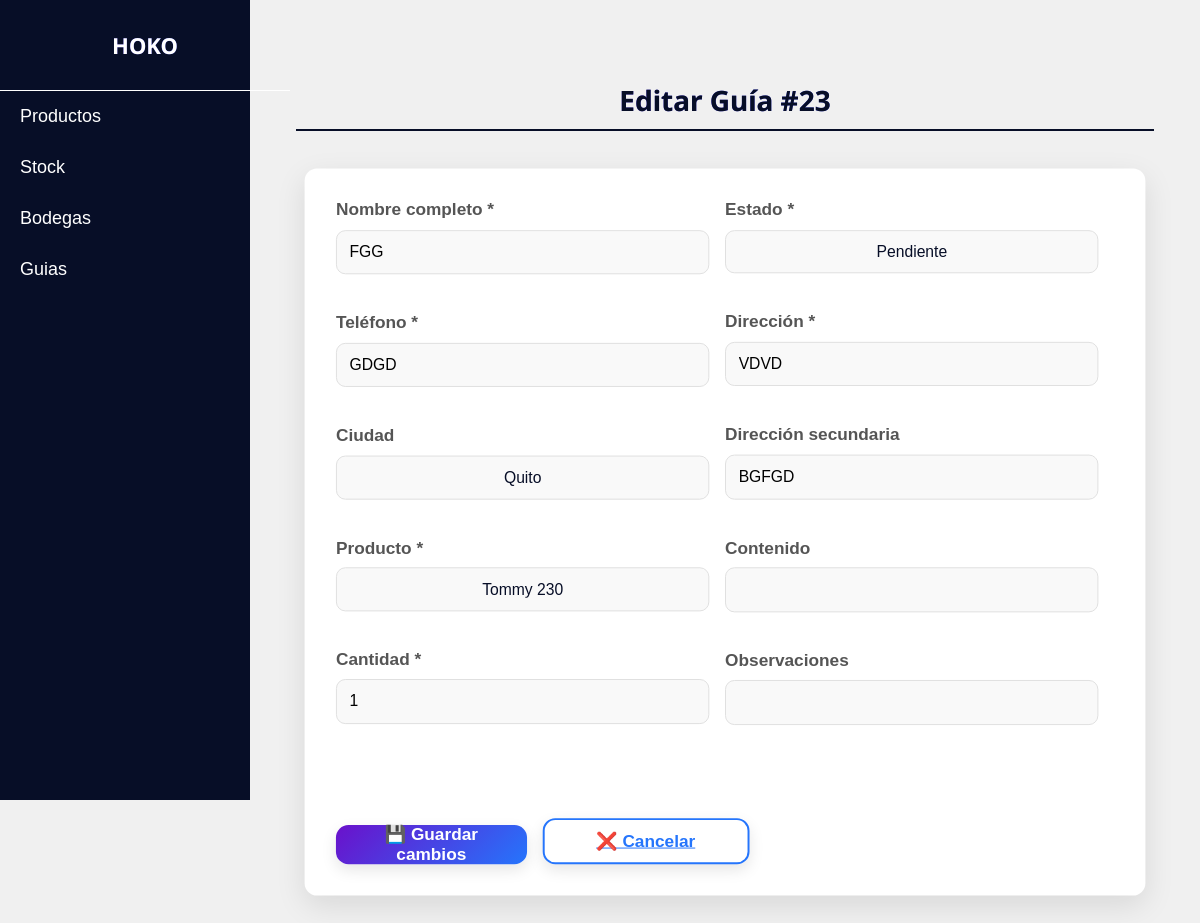
The app's page /guias/23/editar/ with its own data.
### envios/models.py (models this page shows, shortened)
class GuiaEnvio(models.Model):
    ESTADO_CHOICES = [
        ('pendiente', 'Pendiente'),
        ('preparacion', 'En preparación'),
        ('transito', 'En tránsito'),
        ('entregado', 'Entregado'),
        ('cancelado', 'Cancelado'),
    ]
    CIUDAD_CHOICES = [
        ('Guayaquil', 'Guayaquil'),
        ('Quito', 'Quito'),
    ]
    cliente_nombre = models.CharField(max_length=100)
    cliente_telefono = models.CharField(max_length=20)
    cliente_ciudad = models.CharField(
        max_length=50,
        choices=CIUDAD_CHOICES,
        verbose_name='Ciudad'
    )
    cliente_direccion = models.TextField()
    cliente_direccion2 = models.TextField(blank=True, null=True)
    producto = models.ForeignKey(Producto, on_delete=models.PROTECT, related_name='guias')
    cantidad = models.PositiveIntegerField(default=1)
    contenido = models.CharField(max_length=100, blank=True, null=True)
    observaciones = models.TextField(blank=True, null=True)
    estado = models.CharField(max_length=20, choices=ESTADO_CHOICES, default='pendiente')
    codigo_seguimiento = models.CharField(max_length=20, unique=True, blank=True)
    fecha_creacion = models.DateTimeField(auto_now_add=True, verbose_name="Fecha y hora de creación")
    fecha_actualizacion = models.DateTimeField(auto_now=True, verbose_name="Fecha y hora de modificación")
    class Meta:
        ordering = ['-fecha_creacion']
        verbose_name = 'Guía de Envío'
        verbose_name_plural = 'Guías de Envío'

### envios/views.py (the view)
# urls.py: path('guias/<int:id>/editar/', views.editar_guia, name='editar_guia'),  # Corregido
def editar_guia(request, id):
    guia = get_object_or_404(GuiaEnvio, id=id)
    if request.method == 'POST':
        form = GuiaEnvioForm(request.POST, instance=guia)
        if form.is_valid():
            form.save()
            messages.success(request, f'Guía #{guia.id} actualizada correctamente.')
            return redirect('ver_guia', id=guia.id)
    else:
        form = GuiaEnvioForm(instance=guia)
    return render(request, 'guias/editar_guia.html', {
        'form': form,
        'guia': guia
    })

### envios/models.py (called while the page is built)
    def __str__(self):
        return self.nombre

### templates/guias/editar_guia.html (shortened to what this page needs)
{% extends 'base.html' %}
{% block content %}
<div class="container">
    <h1 class="text-center my-4 text-gradient">Editar Guía #{{ guia.id }}</h1>
    <form method="post" class="form-container">
        <div class="row">
            <div class="col-md-6">
                <div class="form-group">
                    <label for="{{ form.cliente_nombre.id_for_label }}">Nombre completo *</label>
                    {{ form.cliente_nombre }}
                </div>
                <div class="form-group">
                    <label for="{{ form.cliente_telefono.id_for_label }}">Teléfono *</label>
                    {{ form.cliente_telefono }}
                </div>
                <div class="form-group">
                    <label for="{{ form.cliente_ciudad.id_for_label }}">Ciudad</label>
                    {{ form.cliente_ciudad }}
                </div>
                <div class="form-group">
                    <label for="{{ form.producto.id_for_label }}">Producto *</label>
                    {{ form.producto }}
                </div>
                <div class="form-group">
                    <label for="{{ form.cantidad.id_for_label }}">Cantidad *</label>
                    {{ form.cantidad }}
                </div>
            </div>
            <div class="col-md-6">
                <div class="form-group">
                    <label for="{{ form.estado.id_for_label }}">Estado *</label>
                    {{ form.estado }}
                </div>
                <div class="form-group">
                    <label for="{{ form.cliente_direccion.id_for_label }}">Dirección *</label>
                    <input type="text" name="{{ form.cliente_direccion.name }}" class="form-control"
                        value="{{ form.cliente_direccion.value|default:'' }}" required />
                </div>
                <div class="form-group">
                    <label for="{{ form.cliente_direccion2.id_for_label }}">Dirección secundaria</label>
                    <input type="text" name="{{ form.cliente_direccion2.name }}" class="form-control"
                        value="{{ form.cliente_direccion2.value|default:'' }}" />
                </div>
                <div class="form-group">
                    <label for="{{ form.contenido.id_for_label }}">Contenido</label>
                    <input type="text" name="{{ form.contenido.name }}" class="form-control"
                        value="{{ form.contenido.value|default:'' }}" />
                </div>
                <div class="form-group">
                    <label for="{{ form.observaciones.id_for_label }}">Observaciones</label>
                    <input type="text" name="{{ form.observaciones.name }}" class="form-control"
                        value="{{ form.observaciones.value|default:'' }}" />
                </div>
            </div>
            <div class="form-actions d-flex justify-content-between align-items-center">
                <button type="submit" class="btn btn-gradient btn-action">💾 Guardar cambios</button>
                <a href="{% url 'listar_guias' %}" class="btn btn-outline btn-action">❌ Cancelar</a>
            </div>
        </div>
    </form>
</div>
{% endblock %}

### static/css/styles_productos.css (style rules this page uses)
body { font-family: 'Ubuntu', sans-serif; margin: 0; padding: 0; background-color: #f5f5f5; color: #070E27; font-size: 18px; }
h1, h2, h3 { font-family: 'Noto Sans', sans-serif; font-size: 32px; color: #070E27; }
.main-content h1 { text-align: center; font-size: 28px; font-weight: bold; color: #070E27; border-bottom: 2px solid #070E27; margin-bottom: 30px; padding-bottom: 10px; }
.btn { padding: 0.6rem 1.2rem; border: none; border-radius: 8px; background-color: #4a90e2; color: white; font-size: 0.95rem; cursor: pointer; transition: background-color 0.3s ease; height: 2.5rem; }
select { width: 100%; padding: 15px; margin-bottom: 15px; font-size: 16px; border: 1px solid #ccc; border-radius: 10px; background-color: #fff; color: #070E27; cursor: pointer; appearance: none; }
select option { padding: 15px; font-size: 16px; }
select { text-align: center; }

### static/css/styles.css (style rules this page uses)
body { font-family: 'Ubuntu', sans-serif; margin: 0; padding: 0; background-color: #f5f5f5; color: #070E27; font-size: 18px; }
h1, h2, h3 { font-family: 'Noto Sans', sans-serif; font-size: 32px; color: #070E27; }
.main-content h1 { text-align: center; font-size: 28px; font-weight: bold; color: #070E27; border-bottom: 2px solid #070E27; margin-bottom: 30px; padding-bottom: 10px; }
.form-container { display: flex; flex-wrap: wrap; gap: 20px; background-color: white; padding: 20px; border-radius: 10px; }
input, select { width: 100%; padding: 12px; margin-bottom: 15px; box-sizing: border-box; border: 1px solid #ccc; border-radius: 5px; font-size: 16px; }
label { font-weight: bold; display: block; margin-bottom: 5px; }
.btn { padding: 0.6rem 1.2rem; border: none; border-radius: 8px; background-color: #4a90e2; color: white; font-size: 0.95rem; cursor: pointer; transition: background-color 0.3s ease; height: 2.5rem; }
button, form button { background-color: #070E27; color: white; border: none; padding: 15px; width: 100%; border-radius: 5px; font-size: 16px; cursor: pointer; font-weight: bold; margin-top: auto; }
select { width: 100%; padding: 15px; margin-bottom: 15px; font-size: 16px; border: 1px solid #ccc; border-radius: 10px; background-color: #fff; color: #070E27; cursor: pointer; appearance: none; }
select option { padding: 15px; font-size: 16px; }
select { text-align: center; }

### templates/guias/editar_guia.html (style rules this page uses)
body { background-color: #f0f0f0; font-family: 'Poppins', sans-serif; color: #333; margin: 0; padding: 0; }
.container { max-width: 960px; margin: 0 auto; padding: 2rem 1rem; }
h1 { font-size: 2rem; font-weight: bold; text-align: center; margin-bottom: 2rem; background: linear-gradient(45deg, #6a11cb, #2575fc); -webkit-background-clip: text; color: transparent; }
.form-container { background-color: white; padding: 2rem; border-radius: 0.8rem; box-shadow: 0 10px 30px rgba(0, 0, 0, 0.1); transform: scale(0.98); transition: transform 0.3s; }
.form-group { margin-bottom: 1.5rem; }
.row { display: flex; flex-wrap: wrap; gap: 1rem; }
.col-md-6 { flex: 0 0 48%; max-width: 48%; }
label { font-weight: bold; margin-bottom: 0.6rem; font-size: 1.1rem; color: #555; display: block; }
input[type="text"], input[type="number"], select { width: 100%; padding: 0.8rem; border-radius: 0.6rem; border: 1px solid #e0e0e0; background-color: #f9f9f9; font-size: 1rem; transition: border-color 0.3s, box-shadow 0.3s; }
.form-actions { margin-top: 2.5rem; display: flex; justify-content: space-between; gap: 1rem; }
.btn { font-size: 1.1rem; font-weight: 600; border-radius: 0.8rem; cursor: pointer; transition: all 0.3s ease; box-shadow: 0 6px 15px rgba(0, 0, 0, 0.1); display: inline-flex; align-items: center; justify-content: center; text-align: center; }
.btn-action { padding: 0.9rem 2rem; width: 48%; min-width: 150px; }
.btn-gradient { background: linear-gradient(135deg, #6a11cb, #2575fc); color: #fff; border: none; }
.btn-outline { background-color: #fff; color: #2575fc; border: 2px solid #2575fc; padding: 0.1rem 0.5rem; }

### records on screen
GuiaEnvio: id "23", cliente_nombre "FGG", cliente_telefono "GDGD", cliente_ciudad "Quito", producto "Tommy 230", cantidad "1", estado "Pendiente", cliente_direccion "VDVD", cliente_direccion2 "BGFGD"
